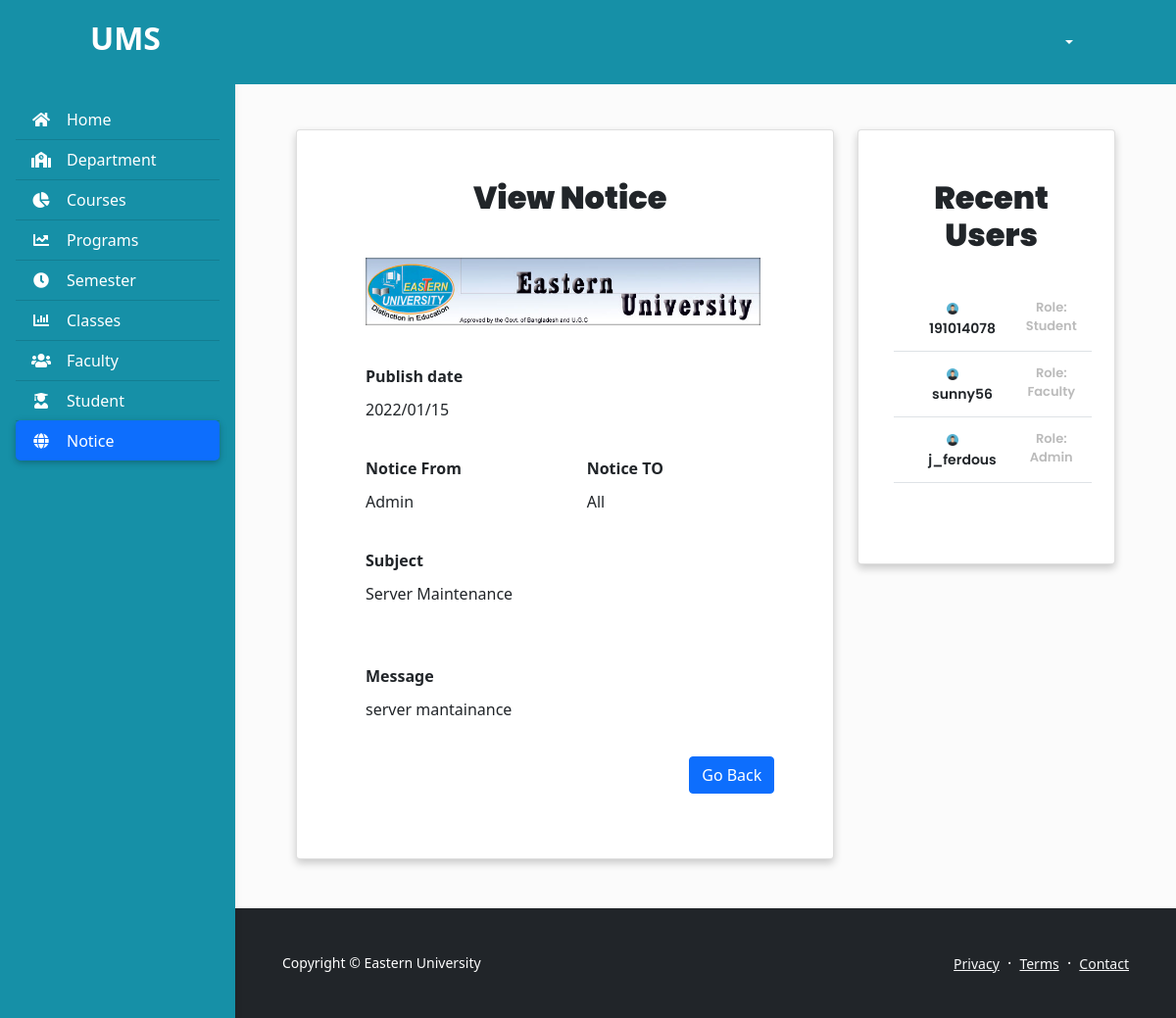
/notice_view.php?notice_id=3, run on the app's committed database.
### tables this page shows
CREATE TABLE `notice` (
  `notice_id` int(11) NOT NULL,
  `notice_date` varchar(50) NOT NULL,
  `notice_from` varchar(50) NOT NULL,
  `notice_to` varchar(50) NOT NULL,
  `subject` varchar(50) NOT NULL,
  `message` varchar(10000) NOT NULL
);

### notice_view.php (the view, shortened to what this page needs)
<?php
include_once("./database/config.php");
$username = $_SESSION['username'];
$notice_id = $_GET['notice_id'];
$sql = "SELECT * FROM notice WHERE notice_id='$notice_id'";
$result = mysqli_query($conn, $sql);
$row=mysqli_fetch_assoc($result);
$notice_date=$row['notice_date'];
$notice_from=$row['notice_from'];
$notice_to=$row['notice_to'];
$subject=$row['subject'];
$message=$row['message'];
?>
<!DOCTYPE html>
<html lang="en">
<head>
    <link href="https://cdn.jsdelivr.net/npm/bootstrap@5.1.3/dist/css/bootstrap.min.css" rel="stylesheet"
>
    <link rel="stylesheet" href="https://pro.fontawesome.com/releases/v5.10.0/css/all.css"
 />
    <link rel="stylesheet" type="text/css" href="./includes/nav.css">
    <link rel="stylesheet" type="text/css" href="./includes/table.css">
</head>
<body>
    <header>
        <nav id="sidebarMenu" class="collapse d-lg-block sidebar collapse" style="background:#1690A7; margin-top:20px">
            <div class="position-sticky">
                <div class="list-group list-group-flush mx-3 mt-4">
                    <a href="admin_dash.php" class="list-group-item list-group-item-action py-2 "
                        style="background:#1690A7; Color:white;"aria-current="true" style="Color:white;">
                        <i class="fas fa-home fa-fw me-3"></i><span>Home</span></a>
                    <a href="department.php" class="list-group-item list-group-item-action py-2"
                        style="background:#1690A7; Color:white;">
                        <i class="fas fa-school fa-fw me-3"></i><span>Department</span></a>
                    <a href="course.php" class="list-group-item list-group-item-action py-2 "
                        style="background:#1690A7; Color:white;"><i
                            class="fas fa-chart-pie fa-fw me-3"></i><span>Courses</span></a>
                    <a href="program.php" class="list-group-item list-group-item-action py-2 "
                        style="background:#1690A7; Color:white;"><i
                            class="fas fa-chart-line fa-fw me-3"></i><span>Programs</span></a>
                    <a href="semester.php" class="list-group-item list-group-item-action py-2 "
                        style="background:#1690A7; Color:white;">
                        <i class="fas fa-clock fa-fw me-3"></i><span>Semester</span></a>
                    <a href="class.php" class="list-group-item list-group-item-action py-2 "
                        style="background:#1690A7; Color:white;"><i
                            class="fas fa-chart-bar fa-fw me-3"></i><span>Classes</span></a>
                    <a href="faculty.php" class="list-group-item list-group-item-action py-2 "
                        style="background:#1690A7; Color:white;"><i
                            class="fas fa-users fa-fw me-3"></i><span>Faculty</span></a>
                    <a href="student.php" class="list-group-item list-group-item-action py-2 "
                        style="background:#1690A7; Color:white;"><i
                            class="fas fa-user-graduate fa-fw me-3"></i><span>Student</span></a>
                    <a href="notice.php" class="list-group-item list-group-item-action py-2 bg-primary active"
                        style="background:#1690A7; Color:white;"><i
                            class="fas fa-globe fa-fw me-3"></i><span>Notice</span></a>
                </div>
            </div>
        </nav>
        <nav id="main-navbar" class="navbar navbar-expand-lg navbar-light fixed-top"
            style="background:#1690A7; padding:15px 80px">
            <div class="container-fluid">
                <a class="navbar-brand" href="admin_dash.php">
                    <h2 style="color:white; font-weight:600;">UMS</h2>
                </a>
                <div class="dropdown">
                    <a class="btn dropdown-toggle" href="#" style="color:white; font-weight:500" role="button"
                        id="dropdownMenuLink" data-bs-toggle="dropdown" aria-expanded="false">
                        <span style="padding-left:10px"><?php echo $username?></span>
                    </a>
                </div>
            </div>
        </nav>
    </header>
    <main style="margin-top: 58px;">
        <div class="container pt-4" style="padding-left:50px; padding-right:50px;">
            <div style="padding: 50px 0;">
                <div class="container">
                    <div class="row">
                            <div class="col-md-8">
                                <div class="card mx-auto" style="padding:50px 20px;box-shadow: 0 4px 8px 0 rgba(0, 0, 0, 0.2); ">
                                    <div class="card-title">
                                        <h2 style="padding-left:10px; font-weight:1000">View Notice</h2>
                                    </div>
                                    <div class="card-body" id="card-body">
                                        <div class="container">
                                        <form action="" method="POST">
                                        <div class="row">
                                                    <div class="col-md-12">
                                                        <div class="form-group" style="padding:10px">
                                                            <img src="./images/banner.jpg" width="99%"alt="">
                                                        </div>
                                                    </div>
                                            </div>
                                            <div class="row" style="padding-top:20px">
                                                    <div class="col-md-12">
                                                        <div class="form-group" style="padding:10px">
                                                            <label style="padding-bottom:10px;font-weight:700;">Publish date</label><br>
                                                            <p><?php echo $notice_date?></p>
                                                        </div>
                                                    </div>
                                            </div>
                                            <div class="row">
                                                    <div class="col-md-6">
                                                        <div class="form-group" style="padding:10px">
                                                            <label style="padding-bottom:10px; font-weight:700;">Notice From</label><br>
                                                            <p><?php echo $notice_from?></p>
                                                        </div>
                                                    </div>
                                                    <div class="col-md-6">
                                                        <div class="form-group" style="padding:10px">
                                                            <label style="padding-bottom:10px; font-weight:700;">Notice TO</label><br>
                                                            <p><?php echo $notice_to?></p>
                                                        </div>
                                                    </div>
                                            </div>
                                            <div class="row">
                                                    <div class="col-md-12">
                                                        <div class="form-group" style="padding:10px">
                                                            <label style="padding-bottom:10px; font-weight:700;">Subject</label><br>
                                                            <p><?php echo $subject?></p><br>
                                                        </div>
                                                    </div>
                                            </div>
                                            <div class="row">
                                                    <div class="col-md-12">
                                                        <div class="form-group" style="padding:10px">
                                                            <label style="padding-bottom:10px; font-weight:700;">Message</label><br>
                                                            <p><?php echo $message?></p>
                                                        </div>
                                                    </div>
                                            </div>
                                            <div class="d-flex justify-content-end" style="padding-top:10px;">
                                                <a href="notice.php" class="btn btn-primary">Go Back</a>
                                            </div>
                                        </form>
                                        </div>
                                    </div>
                                </div>
                            </div>
                            <div class="col-md-4">
                                <div class="card mx-auto" style="text-align:center;padding:50px 20px;box-shadow: 0 4px 8px 0 rgba(0, 0, 0, 0.2); ">
                                    <div class="card-title">
                                        <h2 style="padding-left:10px; font-weight:1000">Recent Users</h2>
                                    </div>
                                    <div class="card-body" id="card-body">
                                        <table class="table">
                                            <tbody >
                                            <?php
                                            $sql = "SELECT DISTINCT `name`, `role` from recent order by id desc limit 8;";
                                            $result = mysqli_query($conn, $sql);
                                            if($result){
                                                while($row=mysqli_fetch_assoc($result)){
                                                    $name=$row['name'];
                                                    $role=$row['role'];
                                                    echo '<tr>
                                                    <td style="font-size:14px; font-weight:600; "> <img src="./images/user-profile.png" style="width:14%;" alt="profile"> <span style="padding-left:20px;">'.$name.'</span></td>
                                                    <td style="font-size:13px;font-weight:600;color:#bbb;"> Role: '.$role.'</td>
                                                    </tr>';
                                                }
                                            }
                                            ?>
                                            </tbody>
                                        </table>
                                    </div>
                                </div>
                            </div>
                    </div>
                </div>
            </div>
        </div>
        <?php include_once("./templates/footer.php");?>
    </main>
</body>
</html>

### includes/nav.css (style rules this page uses)
body { background-color: #fbfbfb; }
@media (min-width: 991.98px) { main { padding-left: 240px; } }
.sidebar { position: fixed; top: 0; bottom: 0; left: 0; padding: 58px 0 0; box-shadow: 0 2px 5px 0 rgb(0 0 0 / 5%), 0 2px 10px 0 rgb(0 0 0 / 5%); width: 240px; z-index: 600; }
.sidebar .active { border-radius: 5px; box-shadow: 0 2px 5px 0 rgb(0 0 0 / 16%), 0 2px 10px 0 rgb(0 0 0 / 12%); }

### includes/table.css (style rules this page uses)
* { box-sizing: border-box; margin:0; padding:0; }
.table { width: 100%; border-collapse: collapse; }
.table td,.table th { font-family: 'poppins'; padding:12px 15px; text-align: center; font-size:14px; }
.card-title { font-family: 'poppins'; display: flex; align-items: center; justify-content: center; }

### data on the page
notice: notice_date "2022/01/15", notice_from "Admin", notice_to "All", subject "Server Maintenance", message "server mantainance"

### other printed values
$name "191014078"
$role "Student"
$name "sunny56"
$role "Faculty"
$name "j_ferdous"
$role "Admin"
